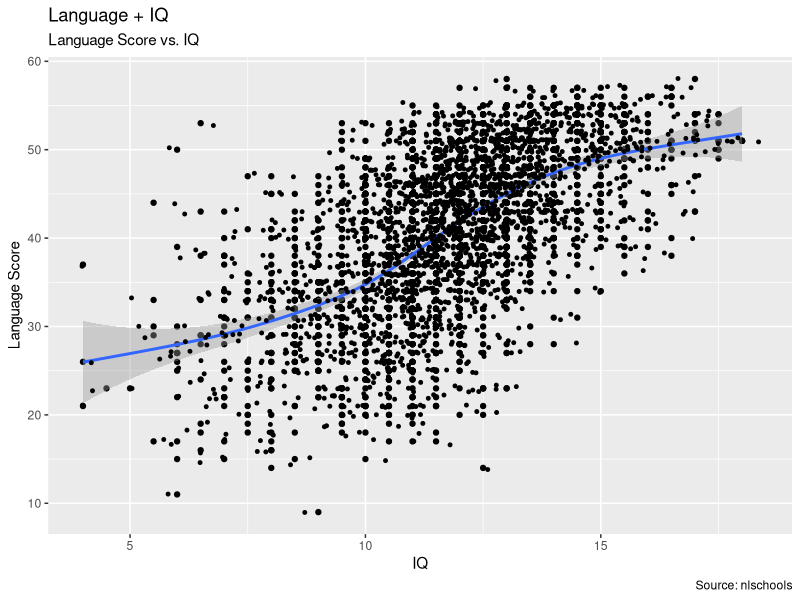
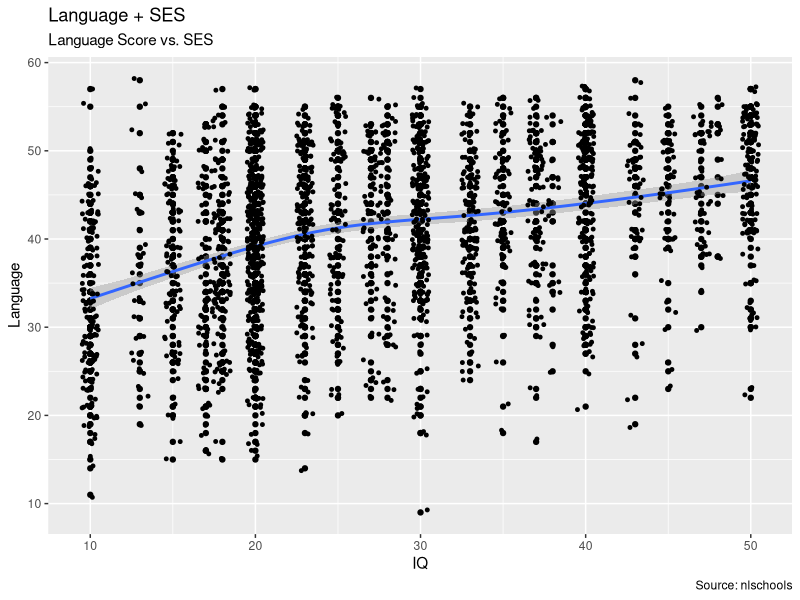
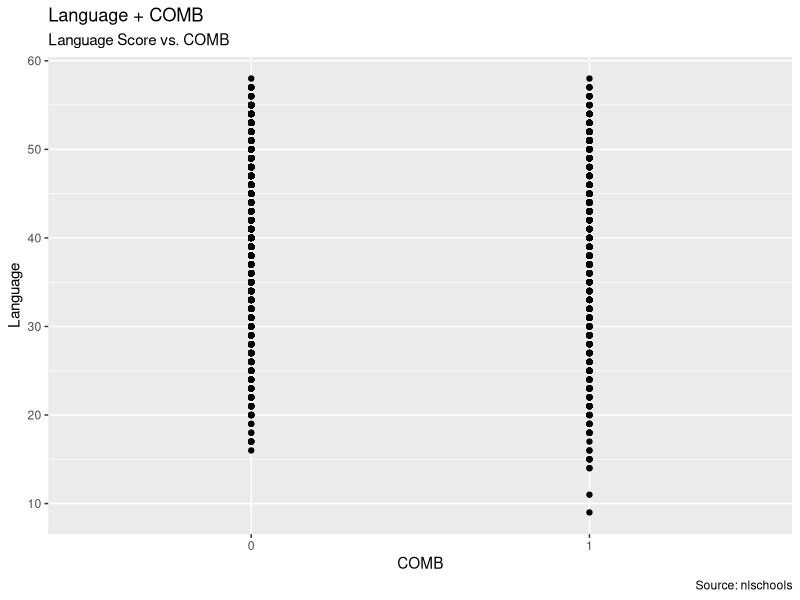
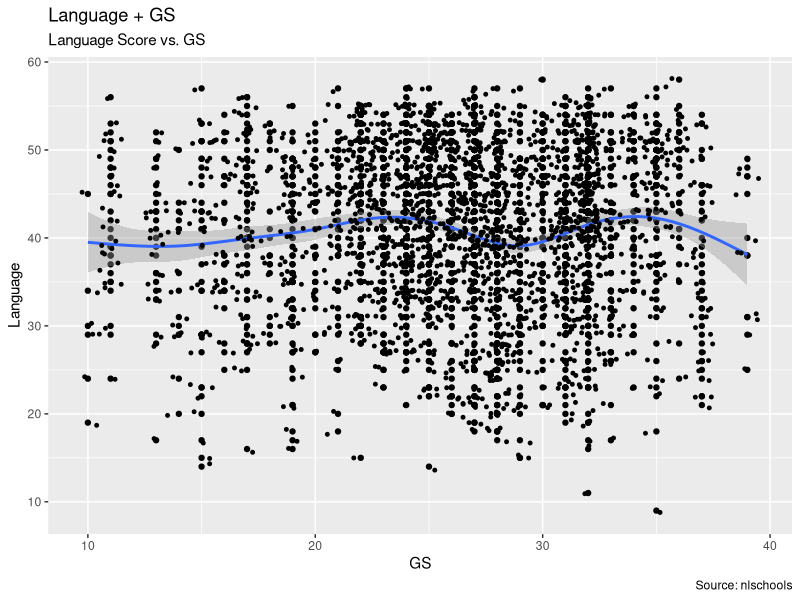

These charts were generated, in order, by the following R code: (Note: this script raises an error after producing the figures.)
## ---- chunk 1
library("MASS")
library(ggplot2)
library(plyr)
library(sqldf)

#nlschools
## ---- chunk 2
#nlschools
p1 <- ggplot(data = nlschools, mapping = aes(x = IQ , y = lang))

# language score and verbal IQ
p1 + 
  geom_point(aes()) +
  geom_smooth(show.legend = TRUE, method = 'gam') +
  geom_jitter(width = .5, size=1) +
    labs(subtitle="Language Score vs. IQ", 
       x="IQ",
       y="Language Score",
       title="Language + IQ", 
       caption="Source: nlschools")
## ---- chunk 3
# language score and SES
p2 <-  ggplot(data = nlschools, mapping = aes(x = SES, y = lang))

p2 +
  geom_point(aes()) +
  geom_smooth(show.legend = TRUE, method = 'gam') +
  geom_jitter(width = .5, size=1) +
    labs(subtitle="Language Score vs. SES", 
       x="IQ",
       y="Language",
       title="Language + SES", 
       caption="Source: nlschools")
## ---- chunk 4
# language score and COMB
p3 <-  ggplot(data = nlschools, mapping = aes(x = COMB, y = lang))

p3 +
  geom_point(aes()) +
  geom_smooth(show.legend = TRUE, method = 'gam') +
  #geom_jitter(width = .5, size=1) +
    labs(subtitle="Language Score vs. COMB", 
       x="COMB",
       y="Language",
       title="Language + COMB", 
       caption="Source: nlschools")

## ---- chunk 5
# language score and COMB
p4 <-  ggplot(data = nlschools, mapping = aes(x = GS, y = lang))

p4 +
  geom_point(aes()) +
  geom_smooth(show.legend = TRUE, method = 'gam') +
  geom_jitter(width = .5, size=1) +
    labs(subtitle="Language Score vs. GS", 
       x="GS",
       y="Language",
       title="Language + GS", 
       caption="Source: nlschools")

## ---- chunk 6
# language score and verbal IQ
point <- geom_point(aes(colour = factor(COMB)))
smoth <- geom_smooth(show.legend = TRUE, method = 'gam' , aes(colour = factor(COMB)))


p1 + 
  point +
  smooth +
    labs(
       x="IQ",
       y="Language Score",
       title="Language + IQ", 
       caption="Source: nlschools")
## ---- chunk 7
# language score and verbal IQ
p2 + 
  point +
  smooth +
    labs(
       x="IQ",
       y="Language Score",
       title="Language + SES", 
       caption="Source: nlschools")
## ---- chunk 8
# language score and verbal IQ
p3 + 
  point +
  smooth +
    labs(
       x="IQ",
       y="Language Score",
       title="Language + SES", 
       caption="Source: nlschools")
## ---- chunk 9
sqldf("SELECT 
          DISTINCT(`class`) class,
          COUNT(`class`) count
      FROM nlschools GROUP BY `class`")
